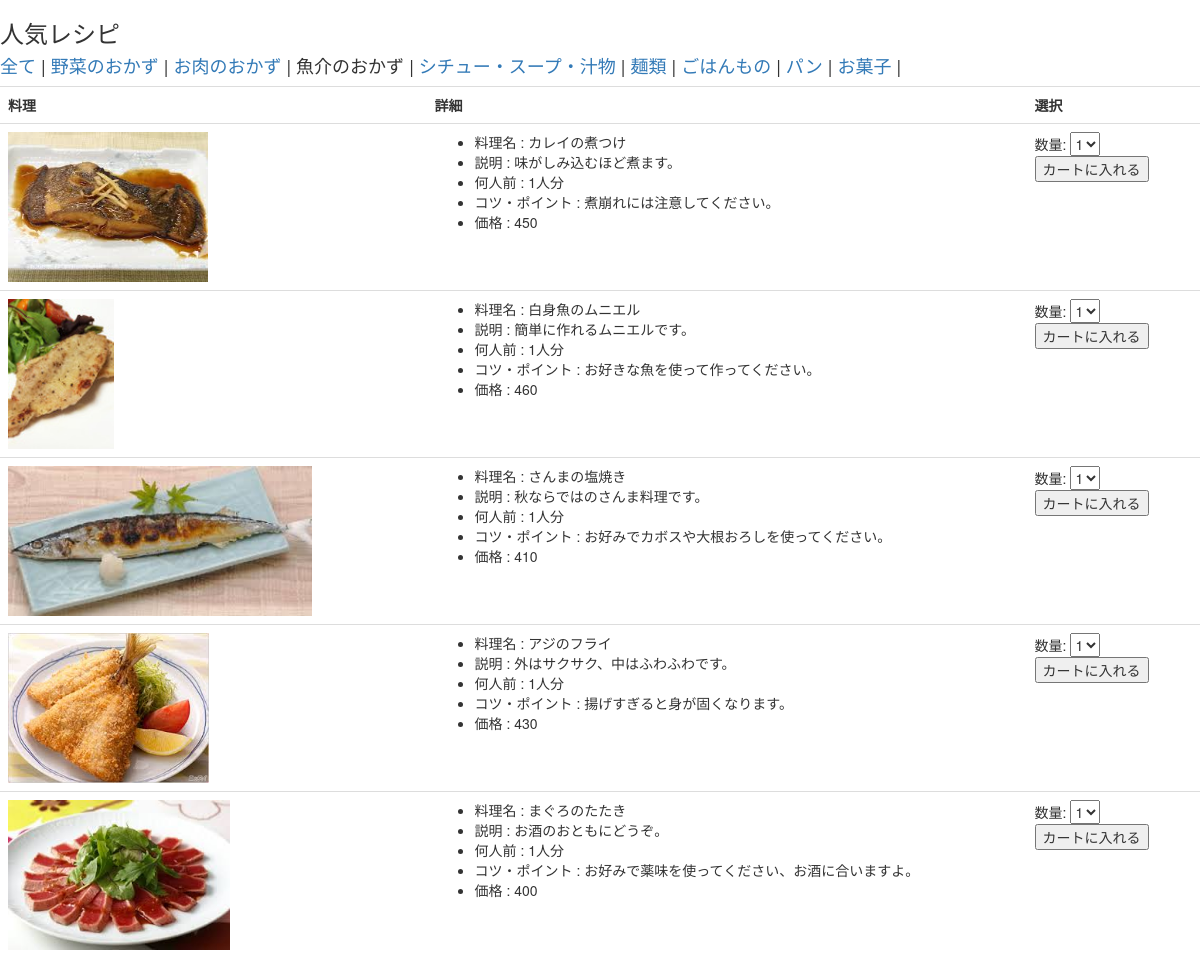
Page /index.php?m=1&g=3 on the committed database.
### tables this page shows
CREATE TABLE IF NOT EXISTS `recipes` (
  `id` varchar(40) NOT NULL,
  `user_id` varchar(40) NOT NULL,
  `title` varchar(255) DEFAULT NULL,
  `price` int(11) NOT NULL,
  `description` varchar(255) DEFAULT NULL,
  `serving_for` varchar(255) DEFAULT NULL,
  `advice` varchar(255) DEFAULT NULL,
  `history` varchar(255) DEFAULT NULL,
  `publish_at` date NOT NULL,
  PRIMARY KEY (`id`)
);

### index.php (the view, shortened to what this page needs)
<?php
include('page_header.php');
require_once('db_inc.php');
$menu = array(
 1 => '人気レシピ',
 2 => '目的で探す',
);
$m = 1;
if (isset($_GET['m']) and $_GET['m']<3){
	$m = $_GET['m'];
};
$menu_items = array(
 0=>'全て',
 1=>'野菜のおかず',
 2=>'お肉のおかず',
 3=>'魚介のおかず',
 4=>'シチュー・スープ・汁物',
 5=>'麺類',
 6=>'ごはんもの',
 7=>'パン',
 8=>'お菓子',
);
$wheres = array(
 0 => "1",
 1 => "(title LIKE '%菜%' or title LIKE '%サラダ%' or title LIKE '%きんぴら%' or title LIKE '%和え%')",
 2 => "(title LIKE '%肉%')",
 3 => "(title LIKE '%塩焼き' or title LIKE '%煮つけ%' or title LIKE '%魚%' or title LIKE '%フライ%' or title LIKE '%たたき%')",
 4 => "(title LIKE '%汁%' or title LIKE '%スープ%' or title LIKE '%しる%' or title LIKE '%シチュー%' or title LIKE '%お吸い物%')",
 5 => "(title LIKE '%麺%' or title LIKE '%メン%' or title LIKE '%うどん%' or title LIKE '%そば%')",
 6 => "(title LIKE '%ごはん%' or title LIKE '%ご飯%' or title LIKE '%ライス%' or title LIKE '%丼%' or title LIKE '%おかゆ%' or title LIKE '%雑炊%' or title LIKE '%パエリア%')",
 7 => "(title LIKE '%パン%' or title LIKE '%クロワッサン%')",
 8 => "(title LIKE '%クッキー%' or title LIKE '%菓子%' or title LIKE '%ケーキ%' or title LIKE '%ビスケット%' or title LIKE '%マフィン%' or title LIKE '%スコーン%')",
);
$g = 1;
if (isset($_GET['g']) and $_GET['g']< count($wheres)){
	$g = $_GET['g'];
}
$where = $wheres [$g];
echo '<h3>' . $menu[$m] . '</h3>';
echo '<h4>';
foreach ($menu_items as $key=>$value){
	if ($g == $key){
		echo $value. ' | ';
	}else{
		echo '<a href="index.php?m='.$m.'&g='.$key.'">'.$value.'</a> | ';
	}
}
echo '</h4>';
$sql = "SELECT * FROM recipes WHERE " . $where;
$rs = mysql_query($sql, $conn);
$row= mysql_fetch_array($rs);
echo '<table class="table table-hover">';
echo '<tr><th>料理</th><th>詳細</th><th>選択</th></tr>';
while ($row) {
	$id = $row['id'];
	$image = '<img src="images/' .$id . '.jpg" height="150">';
	echo '<tr>';
	echo '<td>' . $image.'</td>';
	echo '<td width="50%">';
	echo '<ul>';
	$items = array('title'=>'料理名','description'=>'説明','serving_for'=>'何人前','advice'=>'コツ・ポイント','price'=>'価格');
	foreach ( $items as $key=>$value){
		echo '<li>'. $value .' : '. $row[$key] . '</li>';
	}
	echo '</ul>';
	echo '</td>';
	echo '<td>';
	echo '<form action="cart.php" method="post">';
	echo '数量: <select name="qty">';
	for ($i=1; $i<6; $i++){
		echo '<option value="'. $i .'">' . $i ;
	}
	echo '</select><br>';
	echo '<input type="submit" value="カートに入れる">';
	echo '</form>';
	echo '</td>';
	echo '</tr>';
	$row = mysql_fetch_array($rs) ;
}
include('page_footer.php');
?>

### rows in the picture
recipes: id (picture), value "料理名", title "カレイの煮つけ", value "説明", description "味がしみ込むほど煮ます。", value "何人前", serving_for "1人分", value "コツ・ポイント", advice "煮崩れには注意してください。", value "価格", price "450"
recipes: id (picture), value "料理名", title "白身魚のムニエル", value "説明", description "簡単に作れるムニエルです。", value "何人前", serving_for "1人分", value "コツ・ポイント", advice "お好きな魚を使って作ってください。", value "価格", price "460"
recipes: id (picture), value "料理名", title "さんまの塩焼き", value "説明", description "秋ならではのさんま料理です。", value "何人前", serving_for "1人分", value "コツ・ポイント", advice "お好みでカボスや大根おろしを使ってください。", value "価格", price "410"
recipes: id (picture), value "料理名", title "アジのフライ", value "説明", description "外はサクサク、中はふわふわです。", value "何人前", serving_for "1人分", value "コツ・ポイント", advice "揚げすぎると身が固くなります。", value "価格", price "430"
recipes: id (picture), value "料理名", title "まぐろのたたき", value "説明", description "お酒のおともにどうぞ。", value "何人前", serving_for "1人分", value "コツ・ポイント", advice "お好みで薬味を使ってください、お酒に合いますよ。", value "価格", price "400"

### other values in the picture
$menu[$m] "人気レシピ"
$value "全て"
$value "野菜のおかず"
$value "お肉のおかず"
$value "魚介のおかず"
$value "シチュー・スープ・汁物"
$value "麺類"
$value "ごはんもの"
$value "パン"
$value "お菓子"
form field qty "1"
